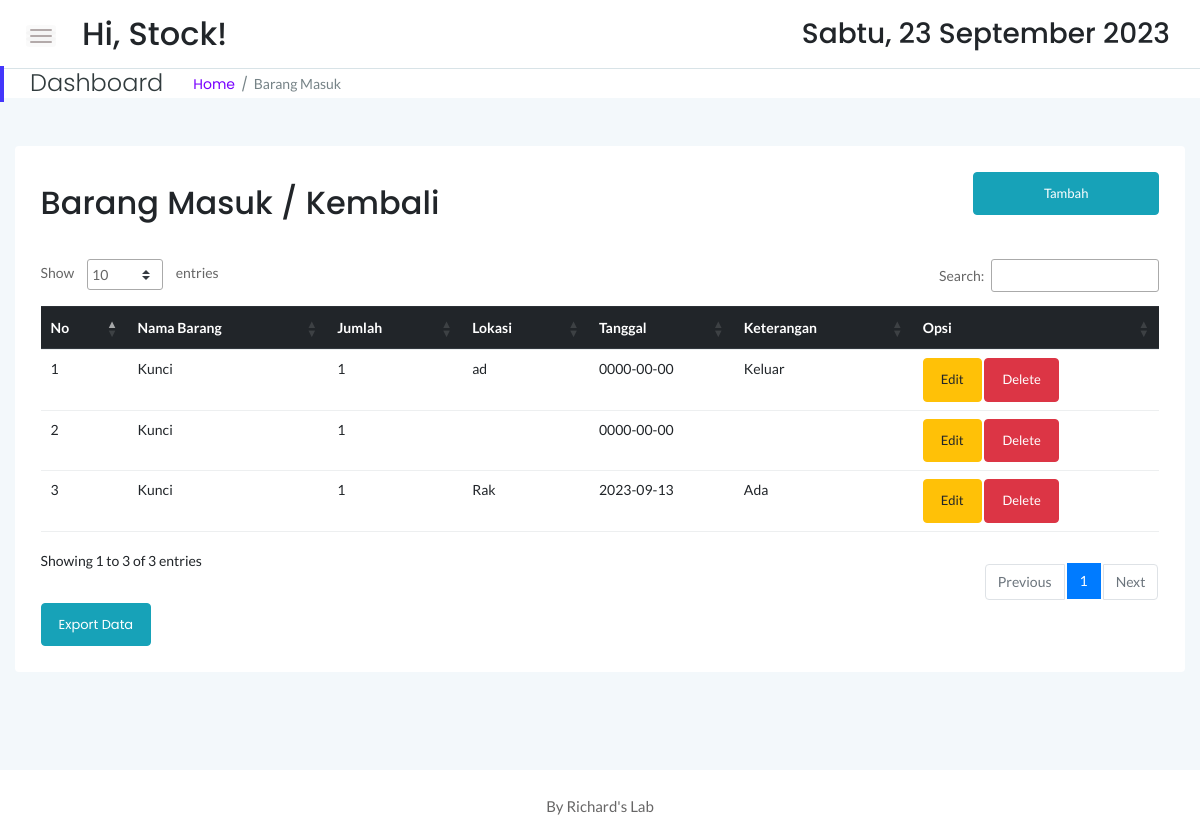
Page /stock/masuksits.php (signed in) on the committed database.
### tables this page shows
CREATE TABLE `masuksits` (
  `id` int(11) NOT NULL,
  `idx` int(11) NOT NULL,
  `tanggal` date NOT NULL,
  `jumlah` int(11) NOT NULL,
  `lokasi` varchar(256) DEFAULT NULL,
  `keterangan` varchar(20) NOT NULL
);

CREATE TABLE `stocksits` (
  `idx` int(11) NOT NULL,
  `nama_barang` varchar(20) NOT NULL,
  `stock` int(11) NOT NULL
);

### stock/masuksits.php (the view, shortened to what this page needs)
<!doctype html>
<html class="no-js" lang="en">
<?php
    include '../dbconnect.php';
	?>
    <head>
        <link rel="stylesheet" href="assets/css/bootstrap.min.css">
        <link rel="stylesheet" href="assets/css/font-awesome.min.css">
        <link rel="stylesheet" href="assets/css/themify-icons.css">
        <link rel="stylesheet" href="assets/css/metisMenu.css">
        <link rel="stylesheet" href="assets/css/owl.carousel.min.css">
        <link rel="stylesheet" href="assets/css/slicknav.min.css">
        <link
            rel="stylesheet"
            href="https://www.amcharts.com/lib/3/plugins/export/export.css"
            type="text/css"
            media="all"/>
        <link
            rel="stylesheet"
            type="text/css"
            href="https://cdn.datatables.net/1.10.19/css/jquery.dataTables.min.css">
        <link
            rel="stylesheet"
            type="text/css"
            href="https://cdn.datatables.net/1.10.19/css/jquery.dataTables.css">
        <link
            rel="stylesheet"
            type="text/css"
            href="https://cdn.datatables.net/1.10.18/css/dataTables.bootstrap4.min.css">
        <link
            rel="stylesheet"
            type="text/css"
            href="https://cdn.datatables.net/responsive/2.2.3/css/responsive.bootstrap.min.css">
        <link
            rel="stylesheet"
            type="text/css"
            href="https://cdn.datatables.net/responsive/2.2.3/css/responsive.jqueryui.min.css">
        <link
            rel="stylesheet"
            type="text/css"
            href="https://cdn.datatables.net/buttons/1.5.2/css/buttons.dataTables.min.css">
        <link rel="stylesheet" href="assets/css/typography.css">
        <link rel="stylesheet" href="assets/css/default-css.css">
        <link rel="stylesheet" href="assets/css/styles.css">
        <link rel="stylesheet" href="assets/css/responsive.css">
    </head>
    <body>
        <div class="page-container">
            <div class="main-content">
                <div class="header-area">
                    <div class="row align-items-center">
                        <div class="col-md-6 col-sm-8 clearfix">
                            <div class="nav-btn pull-left">
                                <span></span>
                                <span></span>
                                <span></span>
                            </div>
                            <div class="search-box pull-left">
                                <form action="#">
                                    <h2>Hi,
                                        <?=$_SESSION['user'];?>!</h2>
                                </form>
                            </div>
                        </div>
                        <div class="col-md-6 col-sm-4 clearfix">
                            <ul class="notification-area pull-right">
                                <li>
                                    <h3>
                                        <div class="date">
                                    </div>
                                </h3>
                            </li>
                        </ul>
                    </div>
                </div>
            </div>
            <div class="page-title-area">
                <div class="row align-items-center">
                    <div class="col-sm-6">
                        <div class="breadcrumbs-area clearfix">
                            <h4 class="page-title pull-left">Dashboard</h4>
                            <ul class="breadcrumbs pull-left">
                                <li>
                                    <a href="index.php">Home</a>
                                </li>
                                <li>
                                    <span>Barang Masuk</span></li>
                            </ul>
                        </div>
                    </div>
                    <div class="col-sm-6 clearfix">
                    </div>
                </div>
            </div>
            <div class="main-content-inner">
                <div class="row mt-5 mb-5">
                    <div class="col-12">
                        <div class="card">
                            <div class="card-body">
                                <div class="d-sm-flex justify-content-between align-items-center">
                                    <h2>Barang Masuk / Kembali</h2>
                                    <button
                                        style="margin-bottom:20px"
                                        data-toggle="modal"
                                        data-target="#myModal"
                                        class="btn btn-info col-md-2">
                                        <span class="glyphicon glyphicon-plus"></span>Tambah</button>
                                </div>
                                <div class="market-status-table mt-4">
                                    <div class="table-responsive">
                                        <table id="dataTable3" class="table table-hover">
                                            <thead class="thead-dark">
                                                <tr>
                                                    <th>No</th>
                                                    <th>Nama Barang</th>
                                                    <th>Jumlah</th>
                                                    <th>Lokasi</th>
                                                    <th>Tanggal</th>
                                                    <th>Keterangan</th>
                                                    <th>Opsi</th>
                                                </tr>
                                            </thead>
                                            <tbody>
                                                <?php
											$brg=mysqli_query($conn,"SELECT * from  masuksits sb, stocksits st where st.idx=sb.idx order by sb.id DESC");
											$no=1;
											while($b=mysqli_fetch_array($brg)){
                                                $id = $b['id'];
												?>
                                                <tr>
                                                    <td><?php echo $no++ ?></td>
                                                    <td><?php echo $b['nama_barang'] ?></td>
                                                    <td><?php echo $b['jumlah'] ?></td>
                                                    <td><?php echo $b['lokasi'] ?></td>
                                                    <td><?php echo $b['tanggal'] ?></td>
                                                    <td><?php echo $b['keterangan'] ?></td>
                                                    <td>
                                                        <button
                                                            data-toggle="modal"
                                                            data-target="#edit<?=$id;?>"
                                                            class="btn btn-warning">Edit</button>
                                                        <button data-toggle="modal" data-target="#del<?=$id;?>" class="btn btn-danger">Delete</button>
                                                    </td>
                                                </tr>
                                                <?php
											}
											?>
                                            </tbody>
                                        </table>
                                    </div>
                                    <a href="export_sits_masuk.php" target="_blank" class="btn btn-info">Export Data</a>
                                </div>
                            </div>
                        </div>
                    </div>
                </div>
            </div>
        </div>
        <footer>
            <div class="footer-area">
                <p>By Richard's Lab</p>
            </div>
        </footer>
    </div>
</body>
</html>

### stock/assets/css/typography.css (style rules this page uses)
body { font-size: 14px; font-family: 'Lato', sans-serif; }
h1, h2, h3, h4, h5, h6 { margin: 0; font-family: 'Poppins', sans-serif; }
p { font-family: 'Lato', sans-serif; font-size: 15px; line-height: 26px; color: #444; margin-bottom: 0; }
a, a:visited { text-decoration: none; transition: all 0.3s ease-in-out; -webkit-transition: all 0.3s ease-in-out; -moz-transition: all 0.3s ease-in-out; -o-transition: all 0.3s ease-in-out; outline: 0; font-family: 'Poppins', sans-serif; }
ul, ol { margin-bottom: 0px; margin-top: 0px; padding: 0; }
ul { margin: 0; list-style-type: none; }
button { cursor: pointer; outline: none!important; letter-spacing: 0; }

### stock/assets/css/default-css.css (style rules this page uses)
* { margin: 0; padding: 0; box-sizing: border-box; }
*, *:before, *:after { -moz-box-sizing: border-box; -webkit-box-sizing: border-box; box-sizing: border-box; }
html { -webkit-font-smoothing: antialiased; }
body { background: #fff; font-weight: normal; -webkit-font-smoothing: antialiased; -webkit-text-size-adjust: 100%; }
:root { --primary-color: #4336FB; }

### stock/assets/css/styles.css (style rules this page uses)
.page-container { width: 100%; height: 100%; min-height: 100vh; padding-left: 280px; -webkit-transition: padding-left 0.3s ease 0s; transition: padding-left 0.3s ease 0s; }
.card { border: none; border-radius: 4px; background-color: #fff; -webkit-transition: all 0.3s ease 0s; transition: all 0.3s ease 0s; }
.card-body { padding: 25.6px; padding: 1.6rem; }
.main-content { width: 100%; background: #F3F8FB; }
.main-content-inner { padding: 0 30px 50px; }
.header-area { padding: 15px 30px; background: #fff; border-bottom: 1px solid #d8e3e7; }
.nav-btn { margin-right: 30px; margin-top: 10px; cursor: pointer; }
.nav-btn span { display: block; width: 22px; height: 2px; background: #b3aaaa; margin: 4px 0; border-radius: 15px; -webkit-transition: all 0.3s ease 0s; transition: all 0.3s ease 0s; box-shadow: 0 0 0 4px rgba(99, 96, 96, 0.03); }
.search-box form { position: relative; }
.notification-area { -webkit-user-select: none; -moz-user-select: none; -ms-user-select: none; user-select: none; position: relative; z-index: 1; }
.notification-area li { display: inline-block; margin-left: 20px; cursor: pointer; -webkit-user-select: none; -moz-user-select: none; -ms-user-select: none; user-select: none; }
.page-title-area { padding: 0 30px; background: #fff; position: relative; }
.page-title-area:before { content: ''; position: absolute; left: 0; top: 50%; width: 4px; height: 36px; background: var(--primary-color); -webkit-transform: translateY(-50%); transform: translateY(-50%); }
.page-title { font-size: 24px; font-weight: 300; color: #313b3d; letter-spacing: 0; margin-right: 30px; }
ul.breadcrumbs { margin-top: 4px; }
.breadcrumbs li { display: inline-block; }
.breadcrumbs li a, .breadcrumbs li span { display: block; font-size: 14px; font-weight: 400; color: #7801ff; letter-spacing: 0; margin-right: 16px; position: relative; }
.breadcrumbs li a:before { content: '/'; color: #768387; position: absolute; right: -13px; top: 0; }
.breadcrumbs li span { margin-right: 0; color: #768387; text-transform: capitalize; }
.market-status-table { overflow: hidden; }
.footer-area { text-align: center; padding: 23px 0 19px; background: #fff; }
.footer-area p { color: #676666; margin-bottom: 0; }
.btn { padding: 11px 17px; font-size: 13px; letter-spacing: 0; }
table tr th { border-bottom: none; }
table tr th, table tr td { border-top: 1px solid rgba(120, 130, 140, 0.13) !important; }
table.dataTable.no-footer { border-bottom: 1px solid rgba(120, 130, 140, 0.13) !important; }
table.dataTable thead th, table.dataTable thead td { border-bottom-color: transparent; }

### stock/assets/css/responsive.css (style rules this page uses)
@media (min-width: 1200px) and (max-width: 1364px) { .main-content-inner { padding: 0 15px 50px; } }
@media (min-width: 1200px) and (max-width: 1364px) { .page-container, .sbar_collapsed.page-container { padding-left: 0; } }

### rows in the picture
masuksits: stocksits.nama_barang "Kunci", jumlah "1", lokasi "ad", tanggal "0000-00-00", keterangan "Keluar"
masuksits: stocksits.nama_barang "Kunci", jumlah "1", tanggal "0000-00-00"
masuksits: stocksits.nama_barang "Kunci", jumlah "1", lokasi "Rak", tanggal "2023-09-13", keterangan "Ada"

### other values in the picture
$_SESSION['user'] "Stock"
